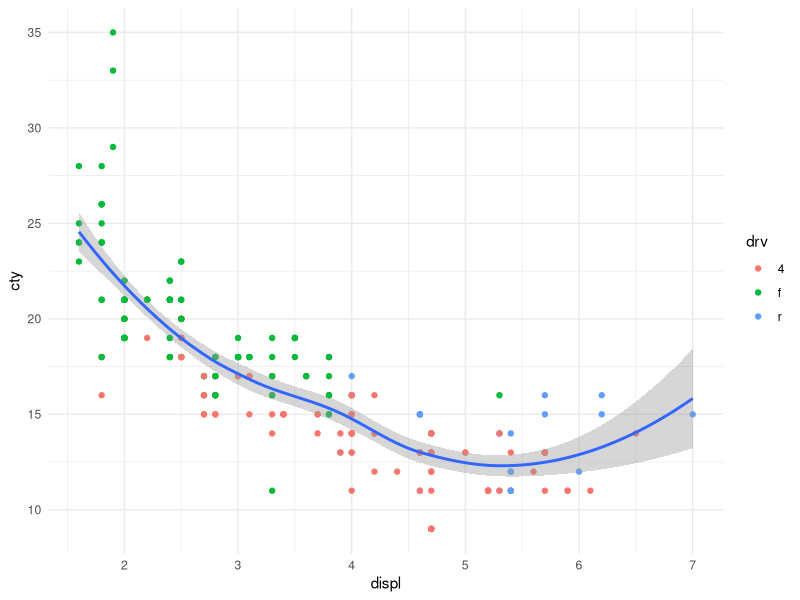

Write the R code that produced this figure.
## ---- chunk 1
knitr::opts_chunk$set(echo = FALSE)
library(tidyverse)
## ---- chunk 2
mpg %>%
  ggplot(aes(displ, cty)) +
  geom_point(aes(color = drv)) +
  geom_smooth() +
  theme_minimal()

